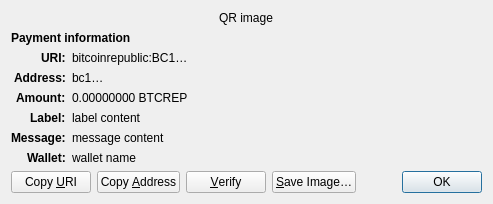
<?xml version="1.0" encoding="UTF-8"?>
<ui version="4.0">
 <class>ReceiveRequestDialog</class>
 <widget class="QDialog" name="ReceiveRequestDialog">
  <property name="geometry">
   <rect>
    <x>0</x>
    <y>0</y>
    <width>413</width>
    <height>229</height>
   </rect>
  </property>
  <property name="windowTitle">
   <string>Request payment to …</string>
  </property>
  <layout class="QGridLayout" name="gridLayout" columnstretch="0,1">
   <property name="sizeConstraint">
    <enum>QLayout::SetFixedSize</enum>
   </property>
   <item row="0" column="0" colspan="2" alignment="Qt::AlignHCenter">
    <widget class="QRImageWidget" name="qr_code">
     <property name="text">
      <string notr="true">QR image</string>
     </property>
     <property name="textInteractionFlags">
      <set>Qt::NoTextInteraction</set>
     </property>
    </widget>
   </item>
   <item row="1" column="0" colspan="2">
    <widget class="QLabel" name="payment_header">
     <property name="font">
      <font>
       <weight>75</weight>
       <bold>true</bold>
      </font>
     </property>
     <property name="text">
      <string>Payment information</string>
     </property>
     <property name="textInteractionFlags">
      <set>Qt::NoTextInteraction</set>
     </property>
    </widget>
   </item>
   <item row="2" column="0" alignment="Qt::AlignRight|Qt::AlignTop">
    <widget class="QLabel" name="uri_tag">
     <property name="font">
      <font>
       <weight>75</weight>
       <bold>true</bold>
      </font>
     </property>
     <property name="text">
      <string notr="true">URI:</string>
     </property>
     <property name="textFormat">
      <enum>Qt::PlainText</enum>
     </property>
     <property name="textInteractionFlags">
      <set>Qt::NoTextInteraction</set>
     </property>
    </widget>
   </item>
   <item row="2" column="1" alignment="Qt::AlignTop">
    <widget class="QLabel" name="uri_content">
     <property name="text">
      <string notr="true">bitcoinrepublic:BC1…</string>
     </property>
     <property name="textFormat">
      <enum>Qt::RichText</enum>
     </property>
     <property name="wordWrap">
      <bool>true</bool>
     </property>
     <property name="textInteractionFlags">
      <set>Qt::TextSelectableByMouse</set>
     </property>
    </widget>
   </item>
   <item row="3" column="0" alignment="Qt::AlignRight|Qt::AlignTop">
    <widget class="QLabel" name="address_tag">
     <property name="font">
      <font>
       <weight>75</weight>
       <bold>true</bold>
      </font>
     </property>
     <property name="text">
      <string>Address:</string>
     </property>
     <property name="textInteractionFlags">
      <set>Qt::NoTextInteraction</set>
     </property>
    </widget>
   </item>
   <item row="3" column="1" alignment="Qt::AlignTop">
    <widget class="QLabel" name="address_content">
     <property name="text">
      <string notr="true">bc1…</string>
     </property>
     <property name="textFormat">
      <enum>Qt::PlainText</enum>
     </property>
     <property name="textInteractionFlags">
      <set>Qt::TextSelectableByMouse</set>
     </property>
    </widget>
   </item>
   <item row="4" column="0" alignment="Qt::AlignRight|Qt::AlignTop">
    <widget class="QLabel" name="amount_tag">
     <property name="font">
      <font>
       <weight>75</weight>
       <bold>true</bold>
      </font>
     </property>
     <property name="text">
      <string>Amount:</string>
     </property>
     <property name="textInteractionFlags">
      <set>Qt::NoTextInteraction</set>
     </property>
    </widget>
   </item>
   <item row="4" column="1" alignment="Qt::AlignTop">
    <widget class="QLabel" name="amount_content">
     <property name="text">
      <string notr="true">0.00000000 BTCREP</string>
     </property>
     <property name="textFormat">
      <enum>Qt::PlainText</enum>
     </property>
     <property name="textInteractionFlags">
      <set>Qt::TextSelectableByMouse</set>
     </property>
    </widget>
   </item>
   <item row="5" column="0" alignment="Qt::AlignRight|Qt::AlignTop">
    <widget class="QLabel" name="label_tag">
     <property name="font">
      <font>
       <weight>75</weight>
       <bold>true</bold>
      </font>
     </property>
     <property name="text">
      <string>Label:</string>
     </property>
     <property name="textInteractionFlags">
      <set>Qt::NoTextInteraction</set>
     </property>
    </widget>
   </item>
   <item row="5" column="1" alignment="Qt::AlignTop">
    <widget class="QLabel" name="label_content">
     <property name="text">
      <string notr="true">label content</string>
     </property>
     <property name="textFormat">
      <enum>Qt::PlainText</enum>
     </property>
     <property name="wordWrap">
      <bool>true</bool>
     </property>
     <property name="textInteractionFlags">
      <set>Qt::TextSelectableByMouse</set>
     </property>
    </widget>
   </item>
   <item row="6" column="0" alignment="Qt::AlignRight|Qt::AlignTop">
    <widget class="QLabel" name="message_tag">
     <property name="font">
      <font>
       <weight>75</weight>
       <bold>true</bold>
      </font>
     </property>
     <property name="text">
      <string>Message:</string>
     </property>
     <property name="textInteractionFlags">
      <set>Qt::NoTextInteraction</set>
     </property>
    </widget>
   </item>
   <item row="6" column="1" alignment="Qt::AlignTop">
    <widget class="QLabel" name="message_content">
     <property name="text">
      <string notr="true">message content</string>
     </property>
     <property name="textFormat">
      <enum>Qt::PlainText</enum>
     </property>
     <property name="wordWrap">
      <bool>true</bool>
     </property>
     <property name="textInteractionFlags">
      <set>Qt::TextSelectableByMouse</set>
     </property>
    </widget>
   </item>
   <item row="7" column="0" alignment="Qt::AlignRight|Qt::AlignTop">
    <widget class="QLabel" name="wallet_tag">
     <property name="font">
      <font>
       <weight>75</weight>
       <bold>true</bold>
      </font>
     </property>
     <property name="text">
      <string>Wallet:</string>
     </property>
     <property name="textInteractionFlags">
      <set>Qt::NoTextInteraction</set>
     </property>
    </widget>
   </item>
   <item row="7" column="1" alignment="Qt::AlignTop">
    <widget class="QLabel" name="wallet_content">
     <property name="text">
      <string notr="true">wallet name</string>
     </property>
     <property name="textFormat">
      <enum>Qt::PlainText</enum>
     </property>
     <property name="wordWrap">
      <bool>true</bool>
     </property>
     <property name="textInteractionFlags">
      <set>Qt::TextSelectableByMouse</set>
     </property>
    </widget>
   </item>
   <item row="8" column="0" colspan="2">
    <layout class="QHBoxLayout" name="horizontalLayout">
     <item>
      <widget class="QPushButton" name="btnCopyURI">
       <property name="text">
        <string>Copy &amp;URI</string>
       </property>
       <property name="autoDefault">
        <bool>false</bool>
       </property>
      </widget>
     </item>
     <item>
      <widget class="QPushButton" name="btnCopyAddress">
       <property name="text">
        <string>Copy &amp;Address</string>
       </property>
       <property name="autoDefault">
        <bool>false</bool>
       </property>
      </widget>
     </item>
     <item>
      <widget class="QPushButton" name="btnVerify">
       <property name="text">
        <string>&amp;Verify</string>
       </property>
       <property name="toolTip">
        <string>Verify this address on e.g. a hardware wallet screen</string>
       </property>
       <property name="autoDefault">
        <bool>false</bool>
       </property>
      </widget>
     </item>
     <item>
      <widget class="QPushButton" name="btnSaveAs">
       <property name="text">
        <string>&amp;Save Image…</string>
       </property>
       <property name="autoDefault">
        <bool>false</bool>
       </property>
      </widget>
     </item>
     <item>
      <spacer name="horizontalSpacer_2">
       <property name="orientation">
        <enum>Qt::Horizontal</enum>
       </property>
       <property name="sizeHint" stdset="0">
        <size>
         <width>40</width>
         <height>20</height>
        </size>
       </property>
      </spacer>
     </item>
     <item>
      <widget class="QDialogButtonBox" name="buttonBox">
       <property name="focusPolicy">
        <enum>Qt::StrongFocus</enum>
       </property>
       <property name="standardButtons">
        <set>QDialogButtonBox::Ok</set>
       </property>
      </widget>
     </item>
    </layout>
   </item>
  </layout>
 </widget>
 <customwidgets>
  <customwidget>
   <class>QRImageWidget</class>
   <extends>QLabel</extends>
   <header>qt/qrimagewidget.h</header>
  </customwidget>
 </customwidgets>
 <tabstops>
  <tabstop>buttonBox</tabstop>
  <tabstop>btnCopyURI</tabstop>
  <tabstop>btnCopyAddress</tabstop>
  <tabstop>btnSaveAs</tabstop>
 </tabstops>
 <resources/>
 <connections>
  <connection>
   <sender>buttonBox</sender>
   <signal>accepted()</signal>
   <receiver>ReceiveRequestDialog</receiver>
   <slot>accept()</slot>
   <hints>
    <hint type="sourcelabel">
     <x>135</x>
     <y>230</y>
    </hint>
    <hint type="destinationlabel">
     <x>135</x>
     <y>126</y>
    </hint>
   </hints>
  </connection>
 </connections>
</ui>
